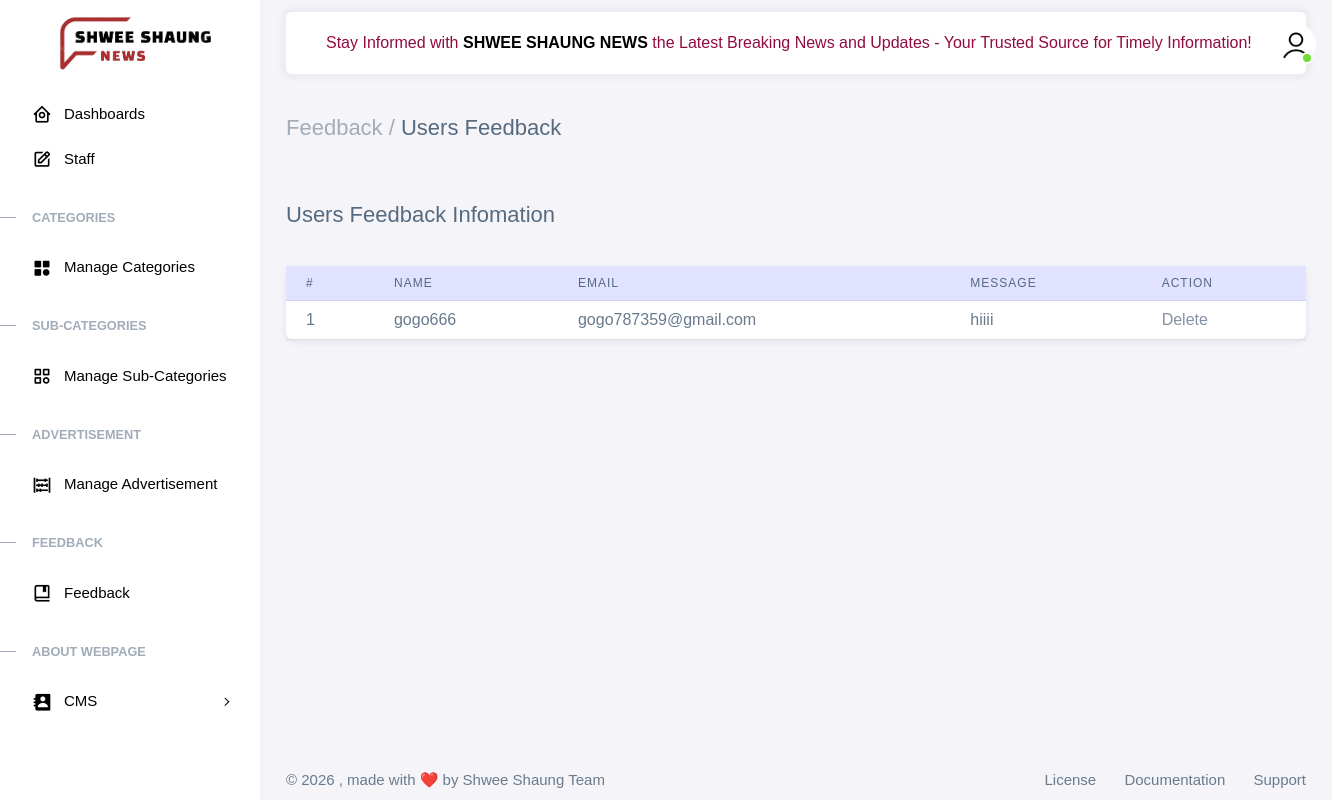
The app's page /admin/feedback.php with its own data.
### tables this page shows
CREATE TABLE `feedback` (
  `id` int NOT NULL AUTO_INCREMENT,
  `name` varchar(45) NOT NULL,
  `email` varchar(45) NOT NULL,
  `message` mediumtext NOT NULL,
  PRIMARY KEY (`id`)
);

### admin/OOP.php (called while the page is built, shortened)
<?php
class database
{
    public $con;
    public function __construct()
    {
        $servername = "localhost";
        $username = "root";
        $password = "";
        $dbname = "shweeshaung";
        $this->con = new mysqli($servername, $username, $password, $dbname);
    }
    public function getFeedback()
    {
        $stm = $this->con->prepare("select * from feedback");
        $stm->execute();
        return $stm->get_result();
    }
}
?>

### admin/feedback.php (the view, shortened to what this page needs)
<?php include('include/left_slidebar.php');
?>
<?php include('include/top_header.php'); ?>
<?php include "OOP.php";?>
<div class="content-wrapper">
    <div class="container-xxl flex-grow-1 container-p-y">
        <h4 class="py-3 mb-4"><span class="text-muted fw-light">Feedback /</span>&nbsp;Users Feedback </h4>
        <div class="row">
            <div class="col">
                <div class="row">
                    <div class="col-md-12">
                        <div class="demo-box m-t-20">
                            <div class="m-b-30">
                                <div class="m-b-30">
                                    <br><h4 class="">Users Feedback Infomation</h4>
                                </div>
                            </div>
                            <br>
                            <div class="card mb-4">
                                <div class="table-responsive tbl-fixedforads">
                                    <table class="table m-0 tablesizeforads" id="example">
                                        <thead class="table-primary">
                                        <tr>
                                            <th>#</th>
                                            <th>Name</th>
                                            <th>Email</th>
                                            <th>Message</th>
                                            <th>Action</th>
                                        </tr>
                                        </thead>
                                        <tbody>
                                        <?php
                                        $obj1=new database();
                                        $res=$obj1->getFeedback();
                                        $count=0;
                                        while ($row=$res->fetch_assoc())
                                        { ++$count;
                                        ?>
                                        <tr>
                                            <td><?=$count?></td>
                                            <td><?=$row['name']?></td>
                                            <td><?=$row['email']?></td>
                                            <td><?=$row['message']?></td>
                                            <td><a class="text-secondary" href="function.php?fid=<?= urlencode($row['id']) ?>"> Delete</a></td>
                                            <?php  }
                                            ?>
                                        </tbody>
                                    </table>
                                </div>
                            </div>
                        </div>
                    </div>
                </div>
            </div>
        </div>
    </div>
</div>
<?php include "include/footer.php" ?>

### admin/assets/css/demo.css (style rules this page uses)
.tablesize tr th, td { width: auto; }
table th, td { height: 10px; }
table th { position: sticky; top: 0; border-color: black; }
table td { text-align: start; }

### admin/include/top_header.php (style rules this page uses)
body { font-family: Arial, sans-serif; }
.tablesize tr th, td { width: auto; }
.tablesizeforads tr th, td { width: auto; }
.tablesizeforads { height: 20px; }
.tbl-fixedforads { overflow-y: scroll; height: fit-content; max-height: 50vh; margin-top: 0; }
table th, td { height: 10px; width: 40px; }
table th { position: sticky; top: 0; border-color: black; }
table td { text-align: start; }

### records on screen
feedback: name "gogo666", email "gogo787359@gmail.com", message "hiiii"
